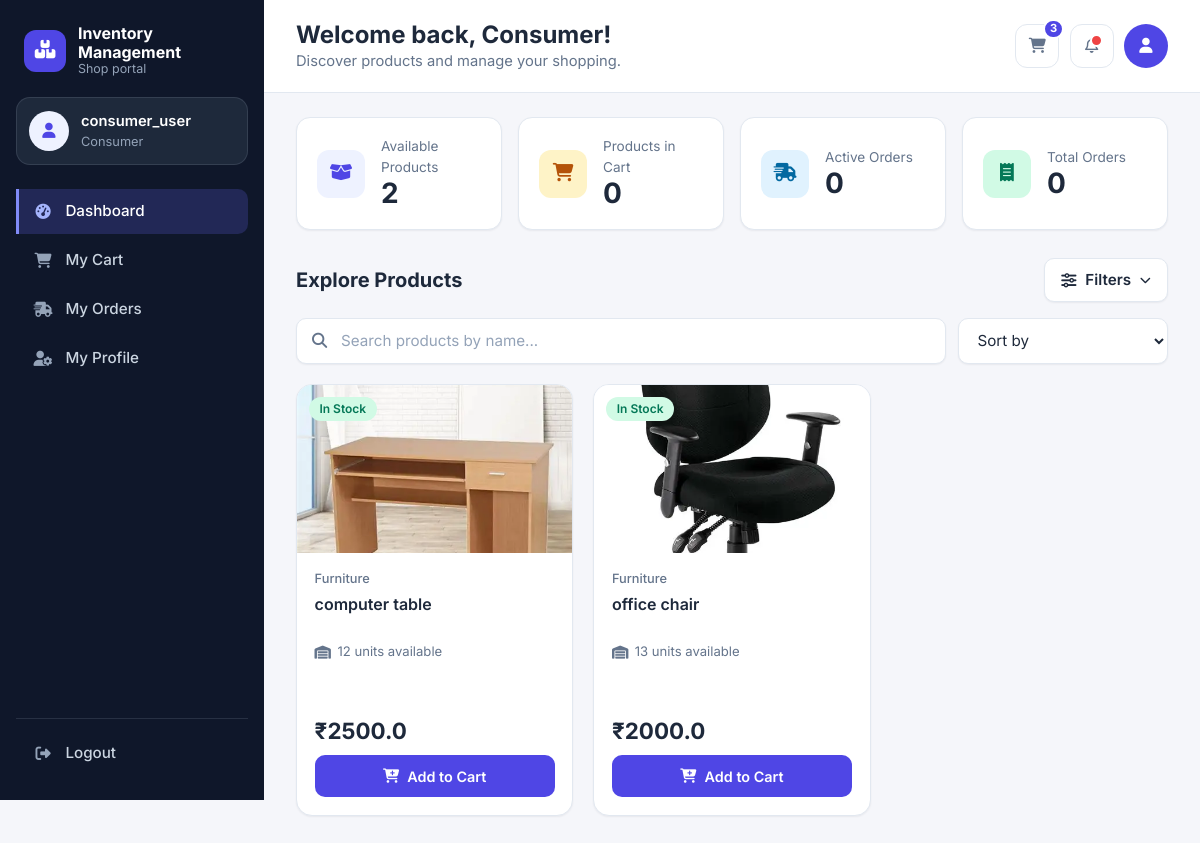
/consumerdeshboard/, run on the app's committed database.
### authentications/models.py (models this page shows)
class product_data(models.Model):
      product_id=models.CharField(unique=True)
      product_name=models.CharField(max_length=50)
      category=models.CharField(max_length=30)
      supplier=models.CharField(max_length=50)
      description=models.CharField(max_length=300)
      image=models.ImageField(upload_to="product/")
      qunatity=models.IntegerField()
      unit=models.CharField(max_length=30)
      price_per_unit=models.FloatField()
      wherehouse_location=models.CharField(max_length=30)
      intial_status=models.CharField(max_length=30)

### authentications/views.py (the view, shortened to what this page needs)
class ConsumerAPIView(APIView):
       def get(self, request):
            print("get request in consumer desboard")
            username=request.query_params.get("username")
            total_product= product_data.objects.count()
            all_products= product_data.objects.all()
            return render(request,"consumer_dashboard.html",{"username":username,"total_product":total_product,"all_products":all_products})

### authentications/templates/consumer_dashboard.html (shortened to what this page needs)
{% load static %}
<!DOCTYPE html>
<html lang="en">
<head>
  <link rel="stylesheet" href="https://cdnjs.cloudflare.com/ajax/libs/font-awesome/6.5.2/css/all.min.css">
  <link rel="stylesheet" href="{% static 'consumer_dashboard.css' %}">
</head>
<body>
  <div class="app">
    <aside class="sidebar">
      <div class="sidebar-top">
        <a class="brand" href="#">
          <span class="brand-mark" aria-hidden="true"><i class="fa-solid fa-boxes-stacked"></i></span>
          <span class="brand-text">
            <span class="brand-name">Inventory Management</span>
            <span class="brand-sub">Shop portal</span>
          </span>
        </a>
        <div class="profile-card">
          <span class="profile-avatar" aria-hidden="true"><i class="fa-solid fa-user"></i></span>
          <div class="profile-info">
            <p class="profile-name">{{ username|default:"consumer_user" }}</p>
            <p class="profile-role">Consumer</p>
          </div>
        </div>
      </div>
      <nav class="nav" aria-label="Main navigation">
        <ul class="nav-list">
          <li><a class="nav-link is-active" href={% url 'consumer' %} aria-current="page"><i class="fa-solid fa-gauge-high" aria-hidden="true"></i><span>Dashboard</span></a></li>
          <li><a class="nav-link" href={% url 'cartpage' %}><i class="fa-solid fa-cart-shopping" aria-hidden="true"></i><span>My Cart</span></a></li>
          <li><a class="nav-link" href={% url 'order' %}><i class="fa-solid fa-truck-fast" aria-hidden="true"></i><span>My Orders</span></a></li>
          <li><a class="nav-link" href={% url 'profile' %}><i class="fa-solid fa-user-gear" aria-hidden="true"></i><span>My Profile</span></a></li>
          <li class="nav-logout"><a class="nav-link" href={% url 'login' %}><i class="fa-solid fa-right-from-bracket" aria-hidden="true"></i><span>Logout</span></a></li>
        </ul>
      </nav>
    </aside>
    <div class="main">
      <header class="topbar">
        <div class="topbar-text">
          <h1>Welcome back, {{ username|default:"Consumer" }}!</h1>
          <p>Discover products and manage your shopping.</p>
        </div>
        <div class="topbar-actions">
          <a class="icon-btn" href="#" aria-label="Shopping cart, 3 items">
            <i class="fa-solid fa-cart-shopping" aria-hidden="true"></i>
            <span class="badge-count" aria-hidden="true">3</span>
          </a>
          <a class="icon-btn" href="#" aria-label="Notifications">
            <i class="fa-regular fa-bell" aria-hidden="true"></i>
            <span class="badge-dot" aria-hidden="true"></span>
          </a>
          <a class="avatar" href="#" aria-label="My profile">
            <i class="fa-solid fa-user" aria-hidden="true"></i>
          </a>
        </div>
      </header>
      <main class="content">
        <section class="summary" aria-label="Account summary">
          <article class="stat stat--indigo">
            <span class="stat-icon" aria-hidden="true"><i class="fa-solid fa-box-open"></i></span>
            <div>
              <p class="stat-title">Available Products</p>
              <p class="stat-value">{{total_product}}</p>
            </div>
          </article>
          <article class="stat stat--amber">
            <span class="stat-icon" aria-hidden="true"><i class="fa-solid fa-cart-shopping"></i></span>
            <div>
              <p class="stat-title">Products in Cart</p>
              <p class="stat-value">0</p>
            </div>
          </article>
          <article class="stat stat--sky">
            <span class="stat-icon" aria-hidden="true"><i class="fa-solid fa-truck-fast"></i></span>
            <div>
              <p class="stat-title">Active Orders</p>
              <p class="stat-value">0</p>
            </div>
          </article>
          <article class="stat stat--emerald">
            <span class="stat-icon" aria-hidden="true"><i class="fa-solid fa-receipt"></i></span>
            <div>
              <p class="stat-title">Total Orders</p>
              <p class="stat-value">0</p>
            </div>
          </article>
        </section>
        <section class="explore" aria-labelledby="explore-title">
          <form class="explore-form" method="POST" role="search" onsubmit="addcartbtn(event)">
            <div class="explore-head">
              <h2 id="explore-title">Explore Products</h2>
              <details class="filter-menu">
                <summary class="filter-btn">
                  <i class="fa-solid fa-sliders" aria-hidden="true"></i>
                  <span>Filters</span>
                  <i class="fa-solid fa-chevron-down chevron" aria-hidden="true"></i>
                </summary>
              </details>
            </div>
            <div class="toolbar">
              <div class="search">
                <input type="search" id="search_input" name="q" placeholder="Search products by name...">
              </div>
              <div class="sort">
                <select id="sort-select" name="sort">
                  <option value="">Sort by</option>
                </select>
              </div>
            </div>
          </form>
          <div class="product-grid" id="product_container">
            {% for product in all_products %}
            <article class="product-card"  style="height: 100%;">
              <div class="product-media" style="height: 39%;">
                {% if product.image %}
                  <img src="{{ product.image.url}}" alt="{{product.product_name}}" loading="lazy" >
                {% else %}
                  <span class="product-media-fallback" aria-hidden="true"><i class="fa-regular fa-image"></i></span>
                {% endif %}
                {% if product.qunatity == 0 %}
                  <span class="badge badge--out">Out of Stock</span>
                {% elif product.qunatity <= 10 %}
                  <span class="badge badge--low">Low Stock</span>
                {% else %}
                  <span class="badge badge--in">In Stock</span>
                {% endif %}
              </div>
              <div class="product-body">
                <p class="product-category">{{ product.category}}</p>
                <h3 class="product-name">{{ product.product_name }}</h3>
                <p class="product-stock"><i class="fa-solid fa-warehouse" aria-hidden="true"></i> {{ product.qunatity }} units available</p>
                <div class="product-foot">
                  <p class="product-price">₹{{ product.price_per_unit }}</p>
                  <button type="submit" class="btn btn--primary btn--block add-cart-btn" id="button"
                      data-id="{{ product.product_id }}"
                      {% comment %} data-name="{{ product.product_name }}"
                      data-image="{% if product.image %}{{ product.image.url }}{% endif %}" {% endcomment %}
                      {% if product.qunatity == 0 %}disabled{% endif %}>
                    <i class="fa-solid fa-cart-plus" aria-hidden="true"></i> Add to Cart
                  </button>
                </div>
              </div>
            </article>
            {% endfor%}
          </div>
        </section>
      </main>
    </div>
  </div>
</body>
</html>

### data on the page
product_data: image (picture), shows "In Stock", category "Furniture", product_name "computer table", qunatity "12", price_per_unit "2500.0"
product_data: image (picture), shows "In Stock", category "Furniture", product_name "office chair", qunatity "13", price_per_unit "2000.0"

### other printed values
{{ username|default:"consumer_user" }} "consumer_user"
{{ username|default:"Consumer" }} "Consumer"
{{ total_product }} "2"
